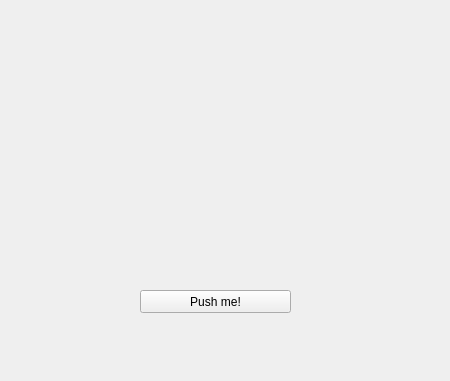
<?xml version="1.0" encoding="UTF-8"?>
<ui version="4.0">
 <class>MainWindow</class>
 <widget class="QMainWindow" name="MainWindow">
  <property name="geometry">
   <rect>
    <x>0</x>
    <y>0</y>
    <width>450</width>
    <height>381</height>
   </rect>
  </property>
  <property name="windowTitle">
   <string>MainWindow</string>
  </property>
  <widget class="QWidget" name="centralwidget">
   <widget class="QPushButton" name="pushButton">
    <property name="geometry">
     <rect>
      <x>140</x>
      <y>290</y>
      <width>151</width>
      <height>23</height>
     </rect>
    </property>
    <property name="text">
     <string>Push me!</string>
    </property>
   </widget>
  </widget>
 </widget>
 <resources/>
 <connections/>
</ui>
